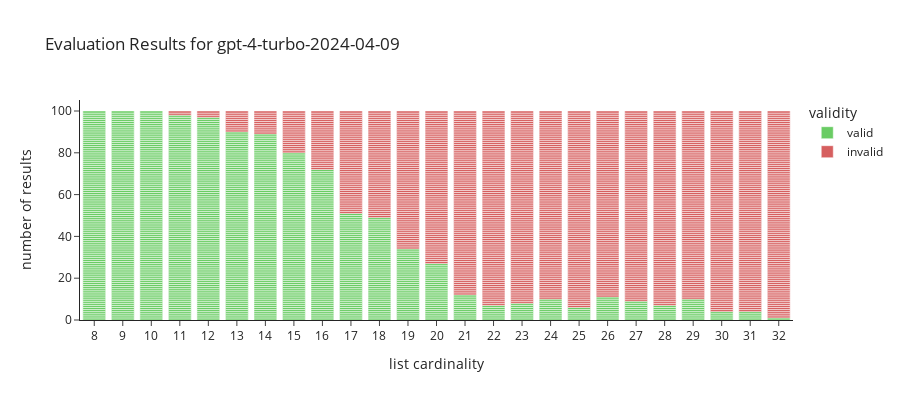

Write notebook code for a chart like this one.
### Code cell
visualize_results_atomic(GPTModel.GPT_4_TURBO_2024_04_09, gpt4turbo20240409_op_sum_results)

### Figure 1 — Plotly figure (JSON) as saved in the notebook; plotly's stock layout.template omitted (floating-point values rounded to 4 significant figures; data arrays with more than 128 entries replaced by an {"elided": "..."} marker saying what was removed)
{"data": [{"alignmentgroup": "True", "hovertemplate": "validity=valid<br>list cardinality=%{x}<br>number of results=%{y}<extra></extra>", "legendgroup": "valid", "marker": {"color": "#6acc64", "pattern": {"shape": ""}}, "name": "valid", "offsetgroup": "valid", "orientation": "v", "showlegend": true, "textposition": "auto", "x": {"elided": "1076 int values"}, "xaxis": "x", "y": {"elided": "1076 int values"}, "yaxis": "y", "type": "bar"}, {"alignmentgroup": "True", "hovertemplate": "validity=invalid<br>list cardinality=%{x}<br>number of results=%{y}<extra></extra>", "legendgroup": "invalid", "marker": {"color": "#d65f5f", "pattern": {"shape": ""}}, "name": "invalid", "offsetgroup": "invalid", "orientation": "v", "showlegend": true, "textposition": "auto", "x": {"elided": "1424 int values"}, "xaxis": "x", "y": {"elided": "1424 int values"}, "yaxis": "y", "type": "bar"}], "layout": {"xaxis": {"anchor": "y", "domain": [0.0, 1.0], "title": {"text": "list cardinality"}, "dtick": 1}, "yaxis": {"anchor": "x", "domain": [0.0, 1.0], "title": {"text": "number of results"}}, "legend": {"title": {"text": "validity"}, "tracegroupgap": 0}, "title": {"text": "Evaluation Results for gpt-4-turbo-2024-04-09"}, "barmode": "relative", "height": 400}}
